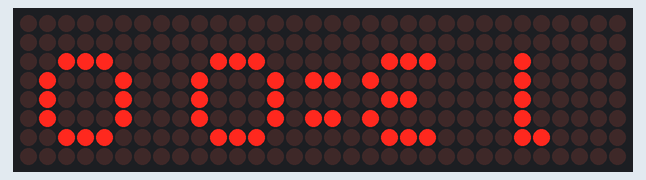
A sketch run on a simulated Arduino Uno, built with avr-gcc and run on an emulated ATmega328P. On the bench: 32×8 LED matrix. No radio packets arrive unless stated; what the sketch prints to the serial monitor is not drawn.

Above: at 0.1 s.

The sketch:

receiver.ino
```cpp
#include <SPI.h>
#include <nRF24L01.h>
#include <RF24.h>
#include "LedControl.h"


#define pinCLK 4
#define pinCS 3
#define pinDIN 2

#define ELEMENTS 4
LedControl lc = LedControl(pinDIN, pinCLK, pinCS, ELEMENTS);

#define MAXBARX (ELEMENTS*8)

RF24 radio(9, 10); // CE, CSN

const byte address[6] = "00001";

int pista = 0;
int isPassed = 0;
double tempoI = 0;
double cronos = 0;
double tempoF = 0;
int state = 0;
int i = 0;
int orario[] = {1, 3, 0, 0};
int id = 0;

byte alpha[31][5] = {
  {
    B00011100,
    B00100010,
    B00100010,
    B00100010,
    B00011100
  },
  {
    B00001100,
    B00000100,
    B00000100,
    B00000100,
    B00000100
  },{
    B00011100,
    B00000010,
    B00011100,
    B00100000,
    B00111110
  },{
    B00011100,
    B00000010,
    B00001100,
    B00000010,
    B00011100
  },{
    B00010000,
    B00010000,
    B00010100,
    B00011110,
    B00000100
  },{
    B00111110,
    B00100000,
    B00011100,
    B00000010,
    B00111100
  },{
    B00011100,
    B00100000,
    B00111100,
    B00100010,
    B00011100
  },{
    B00111110,
    B00000010,
    B00000100,
    B00000100,
    B00001000
  },{
    B00011100,
    B00100010,
    B00011100,
    B00100010,
    B00011100
  },{
    B00011100,
    B00100010,
    B00011110,
    B00000010,
    B00011100
  },{
    B00111000,
    B01000101,
    B01000100,
    B01000101,
    B00111000
  },{
    B00011000,
    B00001001,
    B00001000,
    B00001001,
    B00001000
  },{
    B00111000,
    B00000101,
    B00111000,
    B01000001,
    B01111100
  },{
    B00111000,
    B00000101,
    B00011000,
    B00000101,
    B00111000
  },{
    B00100000,
    B00100001,
    B00101000,
    B00111101,
    B00001000
  },{
    B01111100,
    B01000001,
    B00111000,
    B00000101,
    B01111100
  },{
    B00111000,
    B01000001,
    B01111000,
    B01000101,
    B00111000
  },{
    B01111100,
    B00000101,
    B00001000,
    B00001001,
    B00010000
  },{
    B00111000,
    B01000101,
    B00111000,
    B01000101,
    B00111000
  },{
    B00111000,
    B01000101,
    B00111000,
    B00000101,
    B00111000
  },{
    B00011100,
    B10100010,
    B00100010,
    B10100010,
    B00011100
  },{
    B00001100,
    B10000100,
    B00000100,
    B10000100,
    B00000100
  },{
    B00011100,
    B10000010,
    B00011100,
    B10100000,
    B00111110
  },{
    B00011100,
    B10000010,
    B00001100,
    B10000010,
    B00011100
  },{
    B00010000,
    B10010000,
    B00010100,
    B10011110,
    B00000100
  },{
    B00111110,
    B10100000,
    B00011100,
    B10000010,
    B00111100
  },{
    B00011100,
    B10100000,
    B00111100,
    B10100010,
    B00011100
  },{
    B00111110,
    B10000010,
    B00000100,
    B10000100,
    B00001000
  },{
    B00011100,
    B10100010,
    B00011100,
    B10100010,
    B00011100
  },{
    B00011100,
    B10100010,
    B00011110,
    B10000010,
    B00011100
  },{
    B00000000,
    B00000000,
    B00000000,
    B00000000,
    B00000000
  }
};

void setup() {

  for (int i = 0; i < ELEMENTS ; i++) {
    lc.shutdown(i,false);  // Wake up displays
    lc.setIntensity(i,1);  // 0-15
    lc.clearDisplay(i);  // Clear Displays

  }
  while(!Serial);
  Serial.begin(9600);
    radio.begin();
    radio.openReadingPipe(0, address);
    radio.setPALevel(RF24_PA_MIN);
    radio.startListening();
}

void loop() {

  if (radio.available()){

    radio.read(&isPassed, sizeof(isPassed));
    Serial.println(isPassed);
    Serial.println(state);

  }

  if(state == 0){

      tempoI = millis();
      Serial.println(isPassed);
    Serial.println(state);

  }

  if(isPassed == 1){

      state = 1;
      isPassed = 0;

  }

  if(state == 1){

      cronos = millis() - tempoI ;
      Serial.println(cronos / 1000);

    if(isPassed == 2){

      state = 0;

  }

}

    for (int i = 0; i < sizeof(orario); i++) {
    int c = orario[i];

    if(i == 0 || i == 3){

      id = c;

    }
    if(i == 1){

      id = c + 10;

    }
    if(i == 2){

      id = c + 20;

    }

    int xlettera = i*8;
    drawSprite(xlettera,1, alpha[id]);

  }

  delay(500);

}

void pixel(int x, int y, bool stato){
  int el = (int)(x / 8);
  int xloc = 7 -(x - (8*el));
  y = 7 - y;
  lc.setLed(el,y,xloc, stato);
}

void drawSprite(int xs, int ys, byte data[]){
  for (int r = 0; r < 5; r++) {
    for (int i = 0; i < 8; i++) {
      bool pix = data[r] & (B10000000 >> i);
      if ((xs+i) <= MAXBARX) {
        pixel(xs+i, ys+r, pix);
      }
    }
  }
}
```
